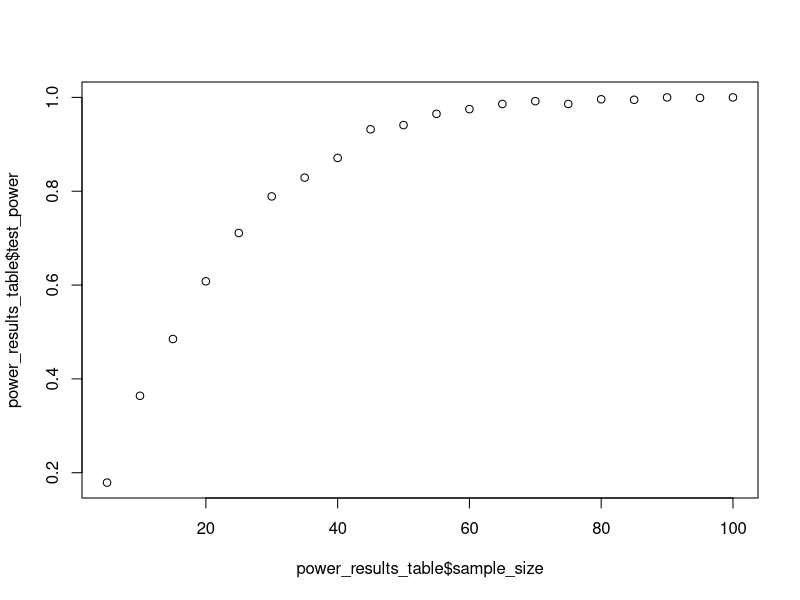

Write R code to recreate this figure.
## ---- chunk 1
knitr::opts_chunk$set(include = FALSE, message = FALSE, warning = FALSE )

knitr::knit_engines$set(problem_description = function(options) {
  code <- paste(options$code, collapse = "\n")
})
## ---- chunk 2
library(data.table)
library(sandwich)
library(lmtest)

library(ggplot2)
library(knitr)
## ---- chunk 3
d <- data.table()

d[ , condition := rep(c('control', 'treatment'), each = 50)]

control_y <- rnorm(50, mean = 72, sd = 3)

d[condition == 'control', Y := control_y]
d[condition == 'treatment', Y := control_y + rnorm(.N, mean = 2, sd = 1)]

d[ , t.test(Y ~ condition)]
## ---- chunk 4
d
## ---- chunk 5

# vector of percentages to sample
percentages_to_sample <- seq(0.10, 2.00, by = 0.10)

# empty vector to store the power calculations at every sample size
power_results <- rep(NA, length(percentages_to_sample))

# number of observations in the original dataset
n_obs <- nrow(d)

# loop through percentages to sample
for (j in seq_along(percentages_to_sample)) {
  # calculate the sample size for each group, control and treatment
  sample_size <- round(percentages_to_sample[j] * n_obs) / 2
  
  # empty vector to store the p-values at the current sample size
  t_test_p_values <- rep(NA, 1000) 
  
  # run the experiment at the current sample size 1000 times and store the 1000 p-values created from each t-test
  for (i in 1:1000) {
    # sample from treatment and control--half in treatment and half in control
    sample_treatment <- d[condition == 'treatment'][sample(.N, sample_size, replace = TRUE)]
    sample_control <- d[condition == 'control'][sample(.N, sample_size, replace = TRUE)]
    
    # combine treatment and control groups
    next_t_test <- rbindlist(list(sample_treatment, sample_control))
    
    # perform t-test
    next_test_result <- next_t_test[ , t.test(Y ~ condition)]
    
    # store the p-value
    t_test_p_values[i] <- next_test_result$p.value
  }
  
  # Calculate power and store in power_results
  power_results[j] <- mean(t_test_p_values <= 0.05)
}


## ---- chunk 6
power_results_table <- data.table()
## ---- chunk 7
power_results_table$sample_size <- percentages_to_sample * n_obs / 2
power_results_table$test_power <- power_results

## ---- chunk 8
plot(power_results_table$sample_size, power_results_table$test_power)
